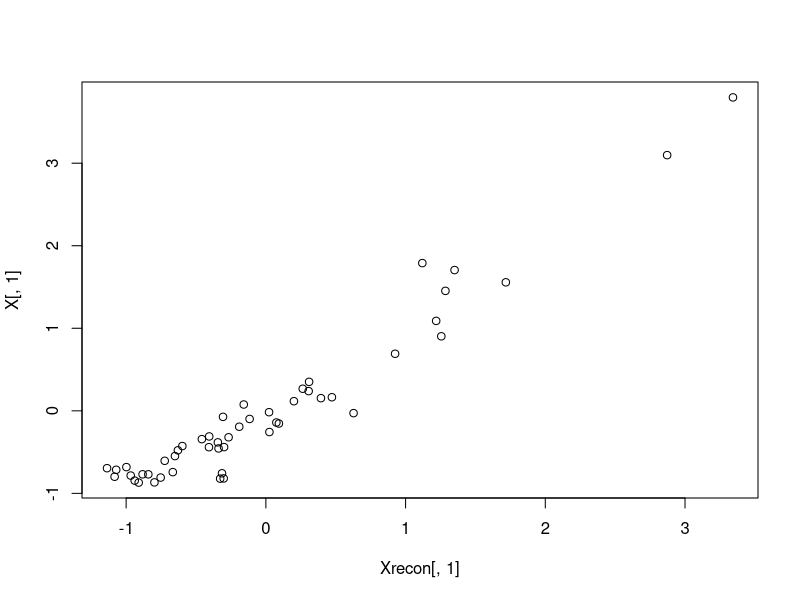
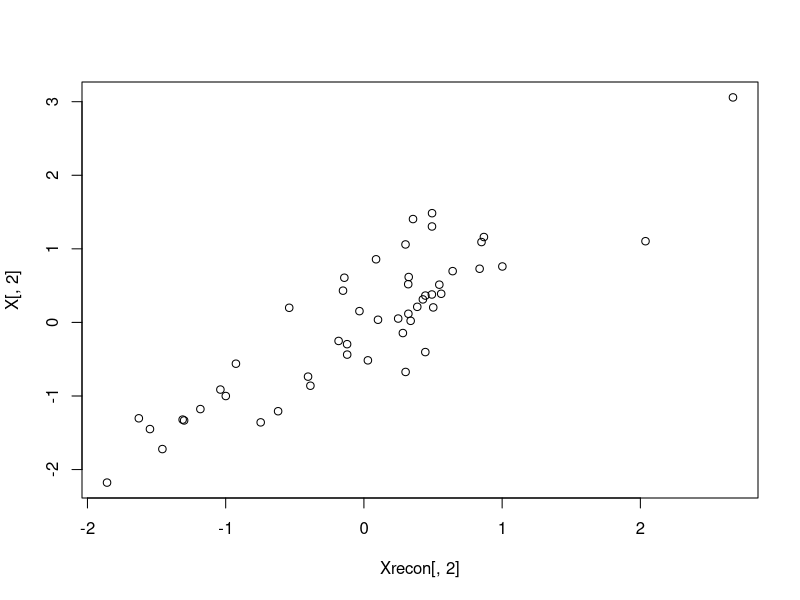
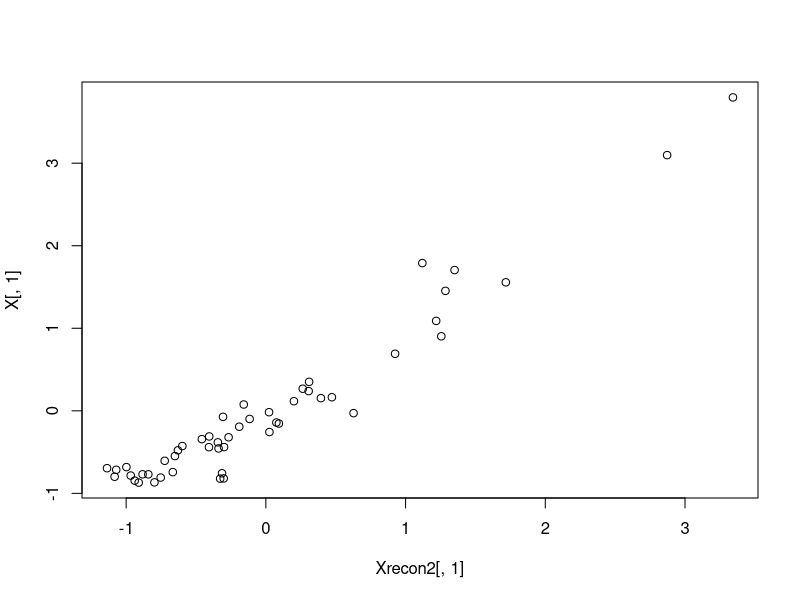
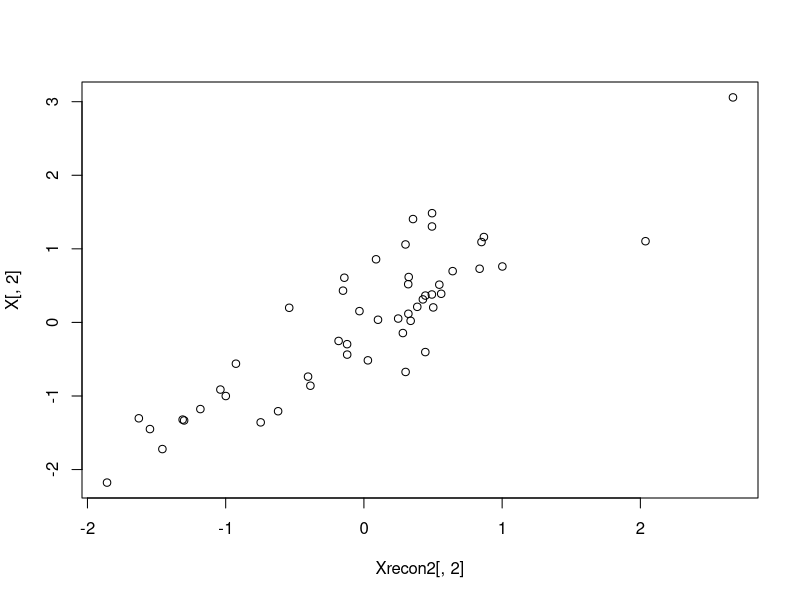
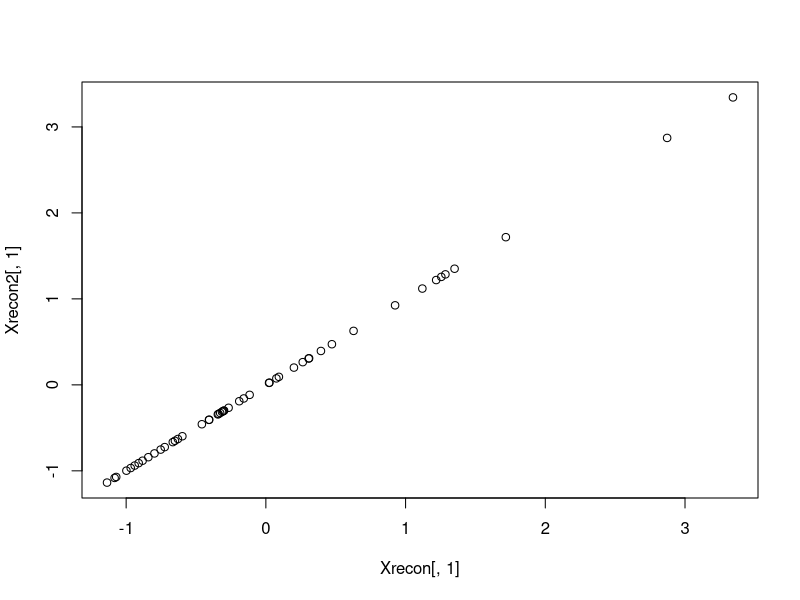

These charts were generated, in order, by the following R code:
# --------------------------------------------------------------------#
# The following is an EM algorithm for principal components analysis. #
# See Murphy, 2012 Probabilistic Machine Learning 12.2.5              #
# --------------------------------------------------------------------#

#####################
### Main Function ###
#####################

PCAEM = function(X, nComp=2, tol=.00001, maxits=100, showits=T){
  # Arguments X: numeric data, nComp: number of components
  # tol = tolerance level, maxits: maximum iterations, showits: show iterations
  require(pracma) # for orthonormal basis of W; pcaMethods package has also
  
  #starting points and other initializations
  N = nrow(X)
  D = ncol(X)
  L = nComp
  Xt = t(X)
  Z = t(replicate(L, rnorm(N)))                                    # scores
  W = replicate(L, rnorm(D))                                       # loadings
  
  it = 0
  converged = FALSE
    
  if (showits)                                                     
    cat(paste("Iterations of EM:", "\n"))
  while ((!converged) & (it < maxits)) {                           # while no convergence and we haven't reached our max iterations do this stuff
    Z.old = Z                                                      # create 'old' values for comparison
    Z = solve(t(W)%*%W) %*% crossprod(W, Xt)                       # E
    W = Xt%*%t(Z) %*% solve(tcrossprod(Z))                         # M

    it = it + 1
    if (showits & (it == 1 | it%%5 == 0))                          # if showits, show first and every 5th iteration
      cat(paste(format(it), "...", "\n", sep = ""))
    converged = max(abs(Z.old-Z)) <= tol
  }
  
  # calculate reconstruction error
  Xrecon = W %*% Z
  reconerr = sum((Xrecon-t(X))^2)
  
  # orthogonalize
  W = orth(W)
  evs = eigen(cov(X %*% W))
  evals = evs$values
  evecs = evs$vectors
  
  W = W %*% evecs
  Z = X %*% W

  if (showits)                                                     # Show last iteration
    cat(paste0(format(it), "...", "\n"))
  
  return(list(scores=Z, loadings=W, reconerr=reconerr, Xrecon=t(Xrecon)))
}

###############
### Example ###
###############

### Get data and run
# state.x77 is the data; various state demographics
X = scale(state.x77)
outEM = PCAEM(X=X, nComp=4, tol=1e-12, maxit=1000)
outEM

# Examine reconstructed values vs. original
Xrecon = outEM$Xrecon
mean((Xrecon-X)^2)  

plot(Xrecon[,1], X[,1])
plot(Xrecon[,2], X[,2])

### compare results to output from pcaMethods; note that signs for loadings/scores may be different
library(pcaMethods)
outpcam = pca(X, nPcs=4, method='svd')

# compare loadings and scores
sum((abs(loadings(outpcam))-abs(outEM$loadings))^2)
abs(round(cbind(scores(outpcam), outEM$scores), 2))

# compare reconstructed data sets
Xrecon2 = loadings(outpcam) %*% t(scores(outpcam))
Xrecon2 = t(Xrecon2)
mean((Xrecon2-X)^2)
mean(abs(Xrecon2-Xrecon))

# plots
plot(Xrecon2[,1], X[,1])
plot(Xrecon2[,2], X[,2])

plot(Xrecon[,1], Xrecon2[,1])
